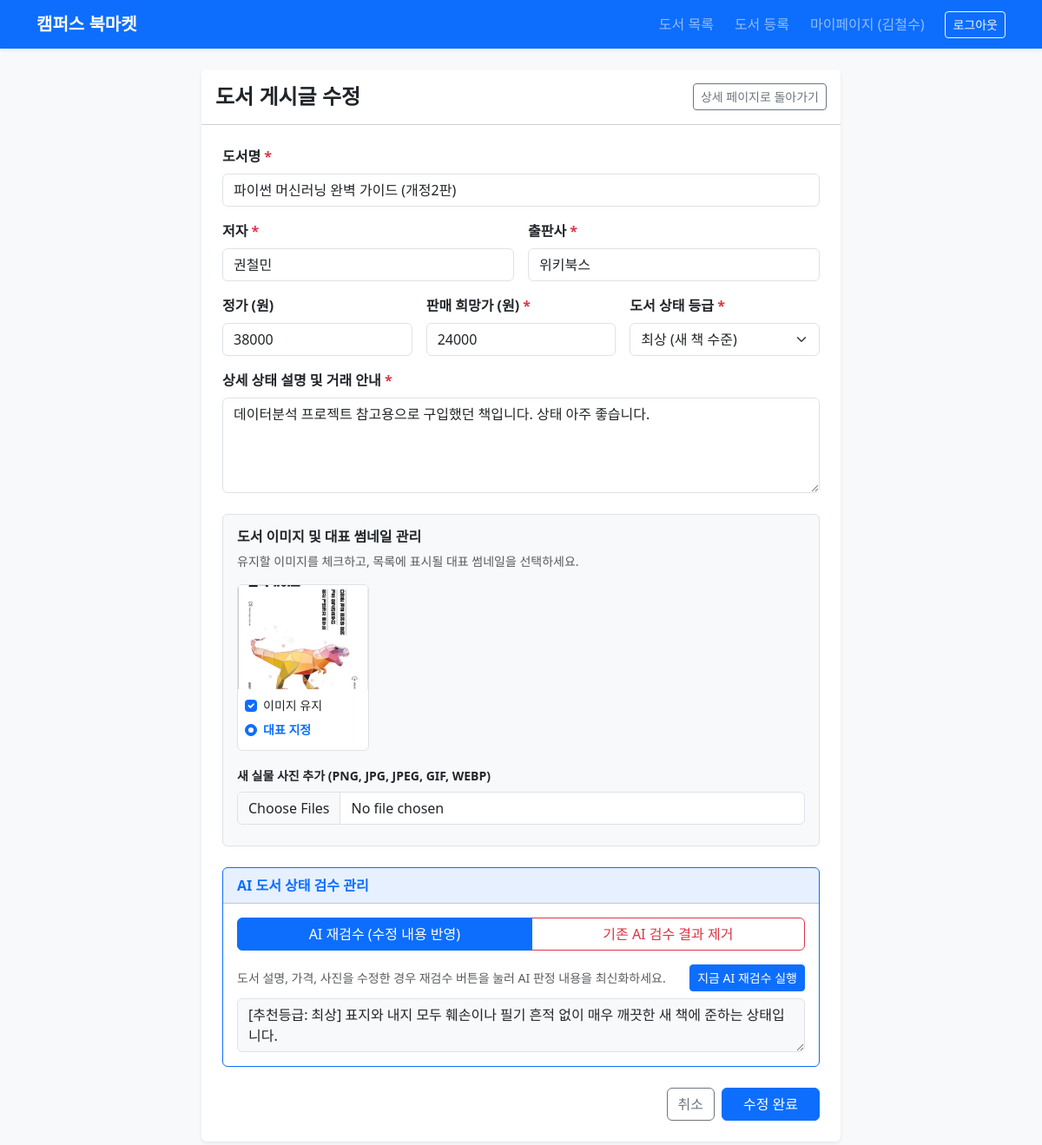
The app's page /book/4/edit (signed in), older data.
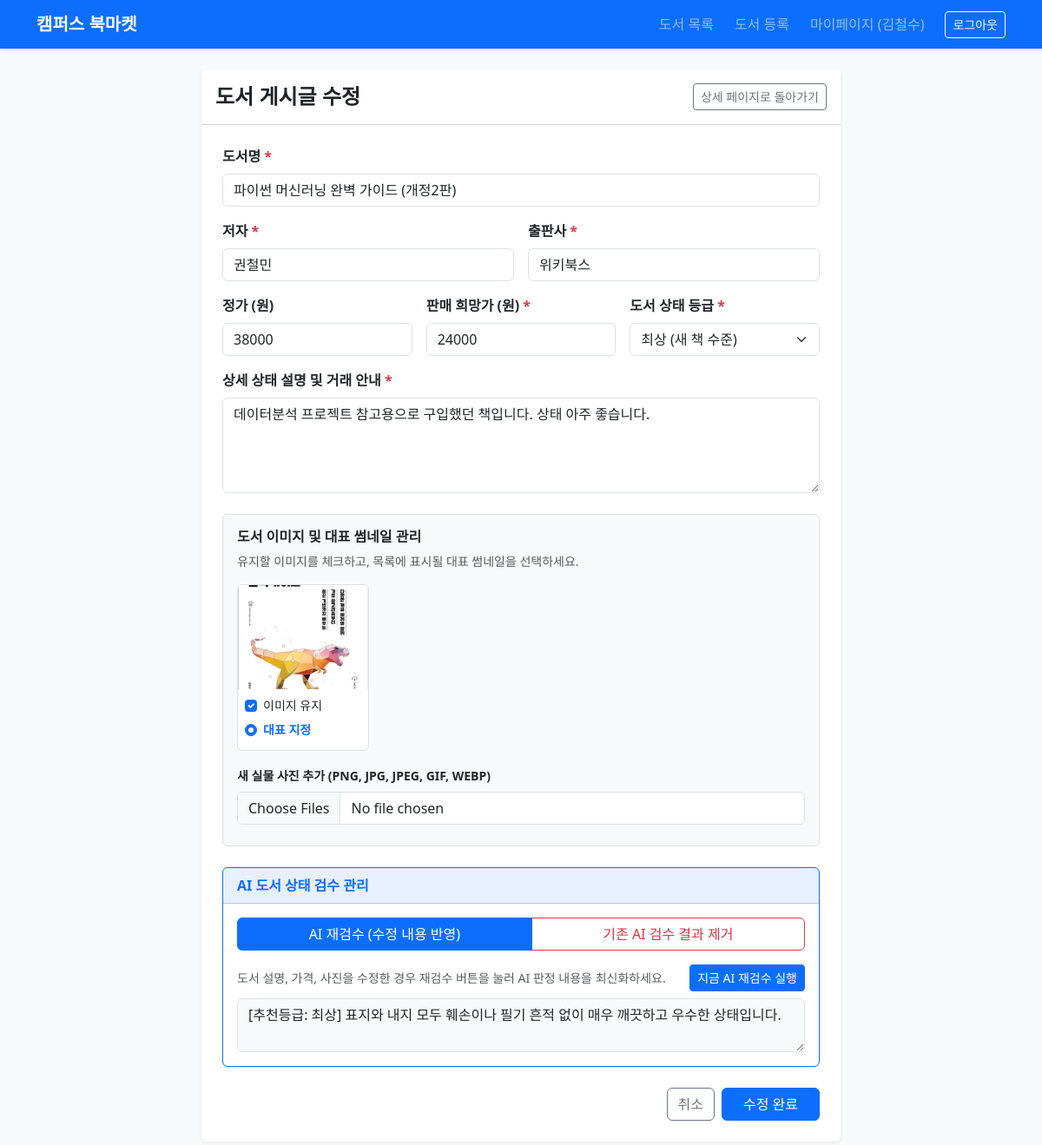
The same page, newer data.
### tables this page shows
CREATE TABLE books (
    id INTEGER PRIMARY KEY AUTOINCREMENT,
    seller_id INTEGER NOT NULL,
    title TEXT NOT NULL,
    author TEXT NOT NULL,
    publisher TEXT NOT NULL,
    original_price INTEGER,
    selling_price INTEGER NOT NULL,
    condition_grade TEXT NOT NULL,
    ai_evaluated_result TEXT DEFAULT '',
    description TEXT NOT NULL,
    image_filename TEXT NOT NULL DEFAULT 'default_book.png',
    status TEXT NOT NULL DEFAULT 'AVAILABLE',
    created_at TIMESTAMP DEFAULT CURRENT_TIMESTAMP,
    FOREIGN KEY (seller_id) REFERENCES users(id) ON DELETE CASCADE
);

### app.py (the view, shortened to what this page needs)
@app.route('/book/<int:book_id>/edit', methods=['GET', 'POST'])
def edit_post(book_id):
    if not g.user:
        flash('로그인이 필요합니다.', 'warning')
        return redirect(url_for('login'))
    db = get_db()
    cursor = db.cursor()
    cursor.execute("SELECT * FROM books WHERE id = ? AND status != 'DELETED'", (book_id,))
    book = cursor.fetchone()
    if not book or (book['seller_id'] != g.user['id'] and not is_admin_user()):
        flash('수정 권한이 없습니다.', 'danger')
        return redirect(url_for('index'))
    cursor.execute(
        """SELECT * FROM book_images
           WHERE book_id = ?
           ORDER BY is_primary DESC, sort_order ASC, id ASC""",
        (book_id,)
    )
    existing_images = cursor.fetchall()
    return render_template('edit_post.html', book=book, existing_images=existing_images)

### app.py (called while the page is built)
def get_db():
    if 'db' not in g:
        g.db = sqlite3.connect(app.config['DATABASE'])
        g.db.row_factory = sqlite3.Row
    return g.db

@app.before_request
def load_logged_in_user():
    user_id = session.get('user_id')
    if user_id is None:
        g.user = None
    else:
        cursor = get_db().cursor()
        cursor.execute(
            "SELECT id, student_id, name, department, phone, trust_score, is_admin, is_deleted FROM users WHERE id = ?",
            (user_id,)
        )
        user = cursor.fetchone()
        if user is None or user['is_deleted'] == 1:
            session.clear()
            g.user = None
        else:
            g.user = user

### templates/edit_post.html (shortened to what the changed rows need)
{% extends 'base.html' %}
{% block content %}
<div class="row justify-content-center">
  <div class="col-lg-8">
    <div class="card shadow-sm border-0">
      <div class="card-body p-4">
        <form method="POST" action="{{ url_for('edit_post', book_id=book['id']) }}"
              enctype="multipart/form-data" id="editPostForm">
          <div class="mb-3">
            <label for="title" class="form-label fw-semibold">도서명 <span class="text-danger">*</span></label>
            <input type="text" class="form-control" id="title" name="title"
                   value="{{ book['title'] }}" required>
          </div>
          <div class="row g-3 mb-3">
            <div class="col-md-6">
              <label for="author" class="form-label fw-semibold">저자 <span class="text-danger">*</span></label>
              <input type="text" class="form-control" id="author" name="author"
                     value="{{ book['author'] }}" required>
            </div>
            <div class="col-md-6">
              <label for="publisher" class="form-label fw-semibold">출판사 <span class="text-danger">*</span></label>
              <input type="text" class="form-control" id="publisher" name="publisher"
                     value="{{ book['publisher'] }}" required>
            </div>
          </div>
          <div class="row g-3 mb-3">
            <div class="col-md-4">
              <label for="original_price" class="form-label fw-semibold">정가 (원)</label>
              <input type="number" class="form-control" id="original_price" name="original_price"
                     value="{{ book['original_price'] if book['original_price'] is not none else '' }}" min="0">
            </div>
            <div class="col-md-4">
              <label for="selling_price" class="form-label fw-semibold">판매 희망가 (원) <span class="text-danger">*</span></label>
              <input type="number" class="form-control" id="selling_price" name="selling_price"
                     value="{{ book['selling_price'] }}" min="0" required>
            </div>
            <div class="col-md-4">
              <label for="condition_grade" class="form-label fw-semibold">도서 상태 등급 <span class="text-danger">*</span></label>
              <select class="form-select" id="condition_grade" name="condition_grade" required>
                <option value="최상" {% if book['condition_grade'] == '최상' %}selected{% endif %}>최상 (새 책 수준)</option>
              </select>
            </div>
          </div>
          <div class="mb-4">
            <label for="description" class="form-label fw-semibold">상세 상태 설명 및 거래 안내 <span class="text-danger">*</span></label>
            <textarea class="form-control" id="description" name="description" rows="4" required>{{ book['description'] }}</textarea>
          </div>
          <div class="card border-primary mb-4" id="ai-eval-section"
               data-has-initial-ai="{{ 'true' if book['ai_evaluated_result'] else 'false' }}">
            <div class="card-body">
              {% if book['ai_evaluated_result'] %}
                <div class="btn-group w-100 mb-3" role="group" aria-label="AI 검수 처리 방식 선택">
                  <label class="btn btn-outline-primary" for="mode_reeval">AI 재검수 (수정 내용 반영)</label>
                  <label class="btn btn-outline-danger" for="mode_remove">기존 AI 검수 결과 제거</label>
                </div>
                <div id="ai-reeval-box">
                  <div class="d-flex flex-wrap justify-content-between align-items-center gap-2 mb-2">
                    <small class="text-muted">
                      도서 설명, 가격, 사진을 수정한 경우 재검수 버튼을 눌러 AI 판정 내용을 최신화하세요.
                    </small>
                    <button type="button" id="btn-run-ai-eval" class="btn btn-sm btn-primary">
                      지금 AI 재검수 실행
                    </button>
                  </div>
                  <textarea class="form-control bg-light" id="ai_evaluated_result" name="ai_evaluated_result"
                            rows="2" readonly>{{ book['ai_evaluated_result'] }}</textarea>
                </div>
              {% endif %}
            </div>
          </div>
        </form>
      </div>
    </div>
  </div>
</div>
{% endblock %}

Row changes from the older to the newer data that the page shows:
changed books "파이썬 머신러닝 완벽 가이드 (개정2판)": ai_evaluated_result "[추천등급: 최상] 표지와 내지 모두 훼손이나 필기 흔적 없이 매우 깨끗한 새 책에 준하는 상태입니다." → "[추천등급: 최상] 표지와 내지 모두 훼손이나 필기 흔적 없이 매우 깨끗하고 우수한 상태입니다."
